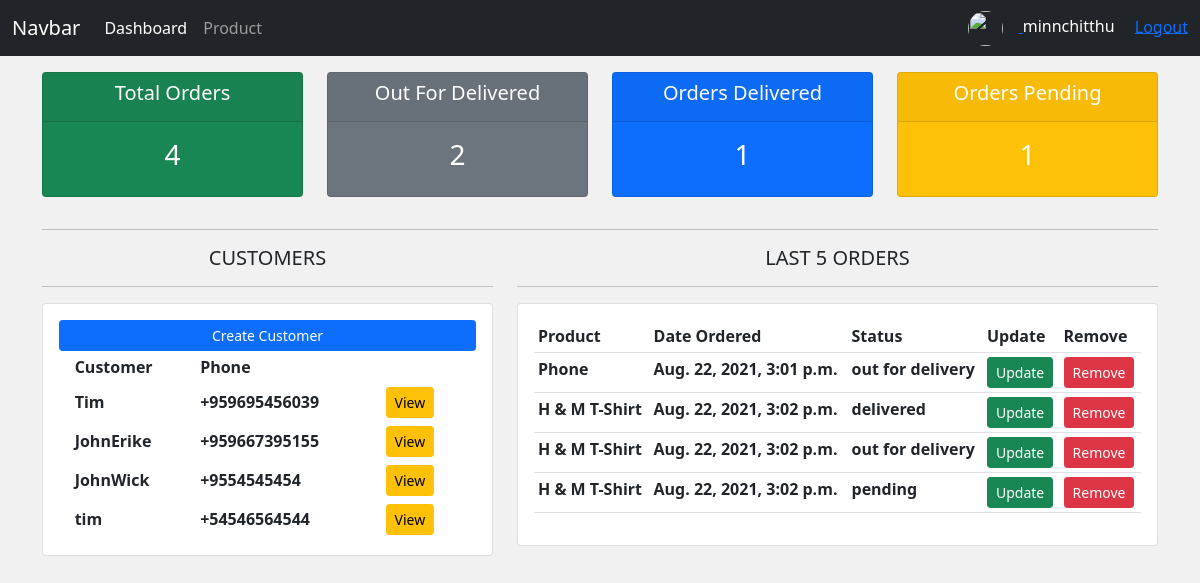
The app's page / (signed in) with its own data.
### accounts/models.py (models this page shows, shortened)
class Customer(models.Model):
    user=models.OneToOneField(User,on_delete=CASCADE,null=True)
    profile_pic=models.ImageField(null=True,blank=True,upload_to='static/profiles',default='static/profiles/default.png')
    email=models.EmailField(max_length=200,null=True)
    phone=models.CharField(max_length=200,null=True)
    created_at=models.DateTimeField(auto_now_add=True)

class Order(models.Model):
    status=(
        ('pending','Pending'),
        ('out for delivery','Out For Delivery'),
        ('delivered','Delivered')
    )
    customer=models.ForeignKey(Customer,null=True,on_delete=SET_NULL)
    product=models.ForeignKey(Product,null=True,on_delete=SET_NULL)
    created_at=models.DateTimeField(auto_now_add=True)
    status=models.CharField(max_length=200,null=True,choices=status)

class Product(models.Model):
    category=(
        ('indoor','In Door'),
        ('outdoor','Out Door')
    )
    name=models.CharField(max_length=200,null=True)
    price=models.FloatField(null=True)
    category=models.CharField(max_length=200,null=True,choices=category)
    description=models.CharField(max_length=200,null=True,blank=True)
    created_at=models.DateTimeField(auto_now_add=True)
    tags=models.ManyToManyField(Tag)

### accounts/decorators.py (the view)
    def wrapper(request):
        if request.user.groups.first().name=='admin':
            return view_fun(request)
        if request.user.groups.first().name=='customer':
            return redirect('/customer_profile')

### accounts/views.py (called while the page is built)
@login_required(login_url='/login')
@admin_only
def dashboard(request):
    customers=Customer.objects.all()
    orders=Order.objects.all()
    order_count=orders.count()
    order_delivered=Order.objects.filter(status='delivered').count()
    order_outfordelivered=Order.objects.filter(status='out for delivery').count()
    order_pending=Order.objects.filter(status='pending').count()
    return render(request,'accounts/dashboard.html',{
        'customers': customers,
        'orders': orders,
        'order_count': order_count,
        'order_delivered': order_delivered,
        'order_outfordelivered': order_outfordelivered,
        'order_pending': order_pending,
    })

### accounts/templates/accounts/dashboard.html
{% extends "accounts/master.html" %}
{% block content %}
    <div class="row">
    <div class="col">
        <div class="col-md">
            <div class="card text-center text-white mb-3 bg-success">
                <div class="card-header">
                    <h5 class="card-title">Total Orders</h5>
                </div>
                <div class="card-body">
                    <h3 class="card-title">{{order_count}}</h3>
                </div>
            </div>
        </div>
    </div>
    <div class="col">
        <div class="col-md">
            <div class="card text-center text-white mb-3 bg-secondary">
                <div class="card-header">
                    <h5 class="card-title">Out For Delivered</h5>
                </div>
                <div class="card-body">
                    <h3 class="card-title">{{order_outfordelivered}}</h3>
                </div>
            </div>
        </div>
    </div>
    <div class="col">
        <div class="col-md">
            <div class="card text-center text-white mb-3 bg-primary">
                <div class="card-header">
                    <h5 class="card-title">Orders Delivered</h5>
                </div>
                <div class="card-body">
                    <h3 class="card-title">{{order_delivered}}</h3>
                </div>
            </div>
        </div>
    </div>
    <div class="col">
        <div class="col-md">
            <div class="card text-center text-white mb-3 bg-warning">
                <div class="card-header">
                    <h5 class="card-title">Orders Pending</h5>
                </div>
                <div class="card-body">
                    <h3 class="card-title">{{order_pending}}</h3>
                </div>
            </div>
        </div>
    </div>
</div>
<hr>
<div class="row">
    <div class="col-md-5">
        <h5 class="text-center">CUSTOMERS</h5>
        <hr>
        <div class="card card-body">
            <a class="btn btn-primary btn-sm btn-block" href="">Create Customer</a>
            <table class="tbale table-sm">
                <tr>
                    <th></th>
                    <th>Customer</th>
                    <th>Phone</th>
                    <th></th>
                    <th></th>
                </tr>
                {% for customer in customers %}
                    <tr>
                        <th></th>
                        <th>{{customer.user.username}}</th>
                        <th>{{customer.phone}}</th>
                        <th><a href="{% url 'customer.show' customer.id %}" class="btn btn-warning btn-sm">View</a></th>
                        <th></th>
                    </tr>
                {% endfor %}
            </table>
        </div>
    </div>
    <div class="col-md-7">
        <h5 class="text-center">LAST 5 ORDERS</h5>
        <hr>
        <div class="card card-body">
            <table class="table table-sm">
                <tr>
                    <th>Product</th>
                    <th>Date Ordered</th>
                    <th>Status</th>
                    <th>Update</th>
                    <th>Remove</th>
                </tr>
                {% for order in orders %}
                <tr>
                    <th>{{order.product.name}}</th>
                    <th>{{order.product.created_at}}</th>
                    <th>{{order.status}}</th>
                    <th><a href="{% url 'order.update' order.id %}" class="btn btn-success btn-sm">Update</a></th>
                    <th><a href="{% url 'order.delete' order.id %}" class="btn btn-danger btn-sm">Remove</a></th>
                </tr>
                {% endfor %}
            </table>
        </div>
    </div>
</div>
{% endblock content %}

### accounts/templates/accounts/master.html (shortened to what this page needs)
<!DOCTYPE html>
{% load static %}
  <html lang="en">
    <head>
      <link
          href="https://cdn.jsdelivr.net/npm/bootstrap@5.0.2/dist/css/bootstrap.min.css"
          rel="stylesheet"
>
      <link rel="stylesheet" href="{% static 'accounts/CSS/style.css' %}">
  </head>
  <body>
    {% include 'accounts/components/navbar.html' %}
    <div class="container mt-3">{% block content %}{% endblock content %}</div>
  </body>
</html>

### accounts/templates/accounts/components/navbar.html (shortened to what this page needs)
<nav class="navbar navbar-expand-lg navbar-dark bg-dark">
  <div class="container-fluid">
    <a class="navbar-brand" href="#">Navbar</a>
    <div class="collapse navbar-collapse" id="navbarNav">
      <ul class="navbar-nav">
      {% if request.user.is_staff %}
        <li class="nav-item">
          <a class="nav-link active" aria-current="page" href="{% url 'dashboard' %}">Dashboard</a>
        </li>
        <li class="nav-item">
          <a class="nav-link" href="{% url 'product' %}">Product</a>
        </li>
      {% else %}
        <li class="nav-item">
          <a class="nav-link" href="{% url 'customer.customer_profile' %}">Profile</a>
        </li>
      {% endif %}
      </ul>
    </div>
    {% if request.user.is_authenticated %}
    <div>
      <a href="{% url 'customer.customer_profile_setting' %}">
        <img src="/{{request.user.customer.profile_pic}}" alt="" width="35px" height="35px" style="border-radius:50%" class="me-3">
      </a>
      <span class='text-white me-3'>{{request.user.username}}</span>
      <a href="{% url 'logout' %}">Logout</a>
    </div>
    {% else %}
    <div>
      <a href="{% url 'register' %}" class="me-3">Register</a>
      <a href="{% url 'logout' %}">Login</a>
    </div>
    {% endif %}
  </div>
</nav>

### accounts/static/accounts/CSS/style.css (style rules this page uses)
body { background-color: #f1f1f1; }

### records on screen
Customer: user.username "Tim", phone "+959695456039"
Customer: user.username "JohnErike", phone "+959667395155"
Customer: user.username "JohnWick", phone "+9554545454"
Customer: user.username "tim", phone "+54546564544"
Order: product.name "Phone", product.created_at "Aug. 22, 2021, 3:01 p.m.", status "out for delivery"
Order: product.name "H & M T-Shirt", product.created_at "Aug. 22, 2021, 3:02 p.m.", status "delivered"
Order: product.name "H & M T-Shirt", product.created_at "Aug. 22, 2021, 3:02 p.m.", status "out for delivery"
Order: product.name "H & M T-Shirt", product.created_at "Aug. 22, 2021, 3:02 p.m.", status "pending"

### other values on screen
{{ request.user.username }} "minnchitthu"
{{ order_count }} "4"
{{ order_outfordelivered }} "2"
{{ order_delivered }} "1"
{{ order_pending }} "1"
